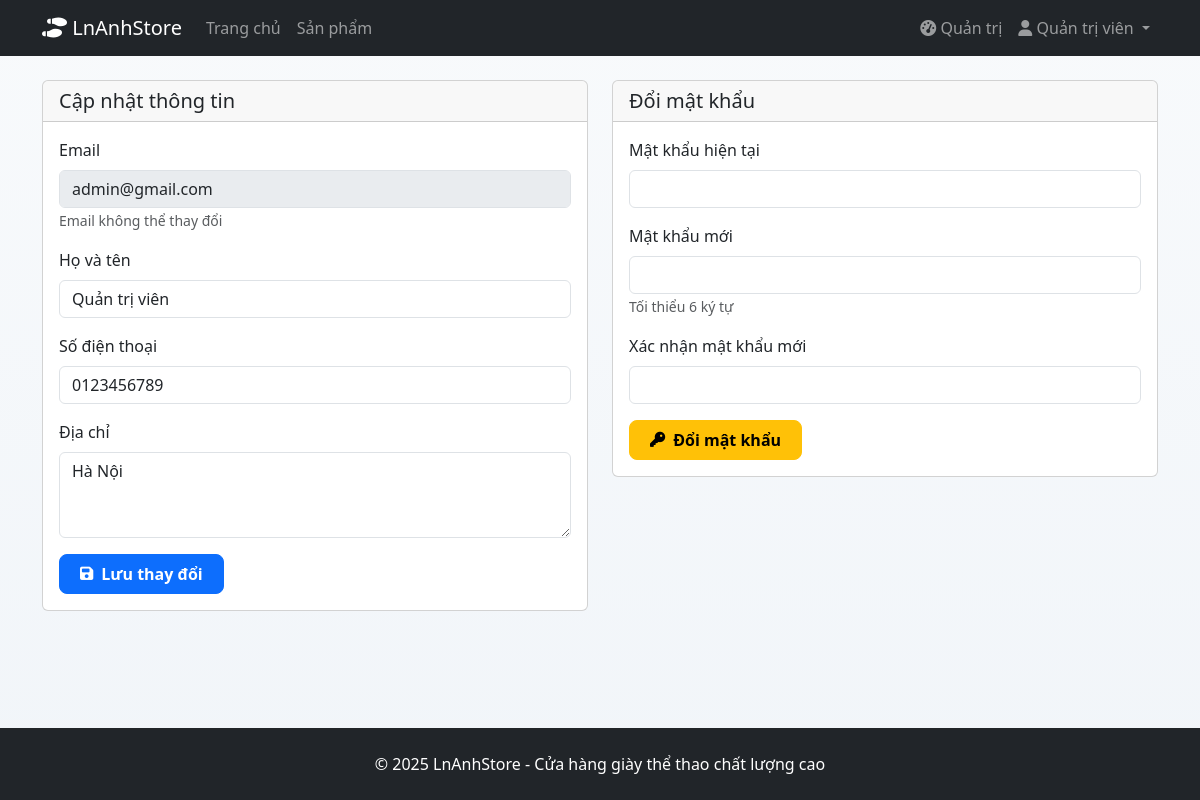
The app's page /profile.php (signed in) with its own data.
### tables this page shows
CREATE TABLE `users` (
  `id` int(11) NOT NULL,
  `email` varchar(255) NOT NULL,
  `password` varchar(255) NOT NULL,
  `full_name` varchar(255) NOT NULL,
  `phone` varchar(20) DEFAULT NULL,
  `address` text DEFAULT NULL,
  `role` enum('customer','admin') NOT NULL DEFAULT 'customer',
  `status` enum('active','locked') NOT NULL DEFAULT 'active',
  `created_at` timestamp NOT NULL DEFAULT current_timestamp()
);

### profile.php (the view, shortened to what this page needs)
<?php
require_once 'config/database.php';
$stmt = $db_conn->prepare("SELECT * FROM users WHERE id = ?");
$stmt->execute([$_SESSION['user_id']]);
$user = $stmt->fetch();
include 'includes/header.php';
?>
<div class="container">
    <div class="row mt-4">
        <div class="col-md-6">
            <div class="card mb-4">
                <div class="card-header">
                    <h5 class="mb-0">Cập nhật thông tin</h5>
                </div>
                <div class="card-body">
                    <form method="POST">
                        <div class="mb-3">
                            <label class="form-label">Email</label>
                            <input type="email" class="form-control" value="<?php echo htmlspecialchars($user['email']); ?>" disabled>
                            <small class="text-muted">Email không thể thay đổi</small>
                        </div>
                        <div class="mb-3">
                            <label class="form-label">Họ và tên</label>
                            <input type="text" name="full_name" class="form-control" required value="<?php echo htmlspecialchars($user['full_name']); ?>">
                        </div>
                        <div class="mb-3">
                            <label class="form-label">Số điện thoại</label>
                            <input type="tel" name="phone" class="form-control" value="<?php echo htmlspecialchars($user['phone'] ?? ''); ?>">
                        </div>
                        <div class="mb-3">
                            <label class="form-label">Địa chỉ</label>
                            <textarea name="address" class="form-control" rows="3"><?php echo htmlspecialchars($user['address'] ?? ''); ?></textarea>
                        </div>
                        <button type="submit" name="update_profile" class="btn btn-primary">
                            <i class="fas fa-save"></i> Lưu thay đổi
                        </button>
                    </form>
                </div>
            </div>
        </div>
        <div class="col-md-6">
            <div class="card">
                <div class="card-header">
                    <h5 class="mb-0">Đổi mật khẩu</h5>
                </div>
                <div class="card-body">
                    <form method="POST">
                        <div class="mb-3">
                            <label class="form-label">Mật khẩu hiện tại</label>
                            <input type="password" name="current_password" class="form-control" required>
                        </div>
                        <div class="mb-3">
                            <label class="form-label">Mật khẩu mới</label>
                            <input type="password" name="new_password" class="form-control" required minlength="6">
                            <small class="text-muted">Tối thiểu 6 ký tự</small>
                        </div>
                        <div class="mb-3">
                            <label class="form-label">Xác nhận mật khẩu mới</label>
                            <input type="password" name="confirm_password" class="form-control" required minlength="6">
                        </div>
                        <button type="submit" name="change_password" class="btn btn-warning">
                            <i class="fas fa-key"></i> Đổi mật khẩu
                        </button>
                    </form>
                </div>
            </div>
        </div>
    </div>
</div>
<?php include 'includes/footer.php'; ?>

### assets/css/style.css (style rules this page uses)
:root { --color-dark: #0f172a; --color-muted: #64748b; --color-primary: #2563eb; --color-primary-soft: #eff6ff; --color-border: #e2e8f0; --color-surface: #ffffff; --radius-sm: 8px; --radius-md: 12px; --shadow-xs: 0 4px 12px rgba(15, 23, 42, 0.05); --shadow-sm: 0 12px 32px rgba(15, 23, 42, 0.08); }
body { min-height: 100vh; display: flex; flex-direction: column; font-family: 'Segoe UI', Tahoma, Geneva, Verdana, sans-serif; color: var(--color-dark); background: linear-gradient(180deg, #f8fafc 0%, #f1f5f9 100%); }
.btn { border-radius: var(--radius-sm) !important; min-height: 40px; max-height: 40px; height: 40px; padding: 0 1.25rem; display: inline-flex; align-items: center; justify-content: center; gap: 0.5rem; font-weight: 600; transition: transform 0.2s ease, box-shadow 0.2s ease, background 0.2s ease; }
.btn i { font-size: 0.95rem; }

### records on screen
users: email "admin@gmail.com", full_name "Quản trị viên", phone "0123456789", address "Hà Nội"

### other values on screen
$_SESSION['full_name'] "Quản trị viên"
